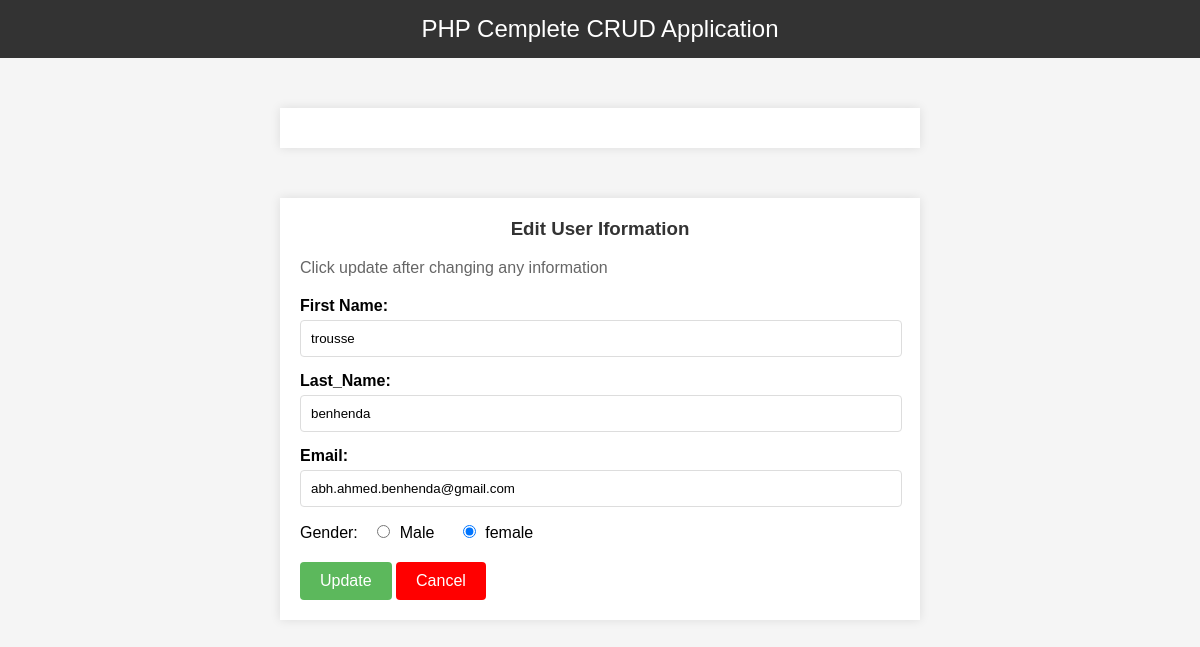
The app's page /php/edit.php?id=2 with its own data.
### tables this page shows
CREATE TABLE `crud` (
  `id` int(11) NOT NULL,
  `first_name` varchar(20) NOT NULL,
  `last_name` varchar(20) NOT NULL,
  `email` varchar(100) NOT NULL,
  `gender` varchar(100) NOT NULL
);

### php/edit.php (the view, shortened to what this page needs)
<?php
include "config.php";
?>
<!DOCTYPE html>
<html lang="en">
<head>
    <link rel="stylesheet" href="https://cdnjs.cloudflare.com/ajax/libs/font-awesome/6.6.0/css/all.min.css" />
    <link rel="stylesheet" href="../CSS/add.css">
</head>
<body>
    <nav class="navbar">
        PHP Cemplete CRUD Application
    </nav>
    <div class="container">
    </div>
    <div class="container">
        <div class="text">
            <h3>Edit User Iformation</h3>
            <p class="text-muted">Click update after changing any information</p>
        </div>
        <?php
        $id = $_GET['id'];
        $sql = "SELECT * FROM `crud` WHERE id = $id LIMIT 1";
        $result = mysqli_query($conn, $sql);
        $row = mysqli_fetch_assoc($result);
        ?>
        <div class="form">
            <form action="" method="post">
                <div class="row">
                    <div class="col">
                        <label for="" class="form-label">First Name:</label>
                        <input type="text" name="first_name" class="form-control" value="<?php echo $row ['first_name'] ?>">
                    </div>
                    <div class="col">
                        <label for="" class="form-label">Last_Name:</label>
                        <input type="text" name="last_name" class="form-control" value="<?php echo $row ['last_name'] ?>">
                    </div>
                </div>
                <div>
                <label for="" class="form-label">Email:</label>
                <input type="email" name="email" class="form-control" value="<?php echo $row ['email'] ?>">
                </div>
                <div class="form-group">
                    <label>Gender:</label>
                    <input type="radio" id="male" name="gender" class="chorm-check-input" value="male" <?php echo ($row['gender'] == 'male')? "checked": "" ?>>
                    <label for="male" class="form-input-label">Male</label>
                    <input type="radio" id="female" name="gender" class="chorm-check-input" value="female" <?php echo ($row['gender'] == 'female')? "checked": "" ?> >
                    <label for="female" class="form-input-label">female</label>
                </div>
                <div>
                    <button type="submit" class="btn" name="submit">Update</button>
                    <a href="index.php" class="cancel"> Cancel</a>
                </div>
            </form>
        </div>
    </div>
</body>
</html>

### CSS/add.css (style rules this page uses)
body { font-family: Arial, sans-serif; background-color: #f5f5f5; margin: 0; padding: 0; }
.navbar { background-color: #333; color: #fff; text-align: center; padding: 15px 0; font-size: 24px; }
.container { max-width: 600px; margin: 50px auto; background-color: #fff; padding: 20px; box-shadow: 0 0 10px rgba(0, 0, 0, 0.1); }
.text h3 { margin-top: 0; color: #333; text-align: center; }
.text p { color: #666; margin-bottom: 20px; }
.form-label { display: block; margin-bottom: 5px; font-weight: bold; }
.form-control { width: calc(100% - 20px); padding: 10px; margin-bottom: 15px; border: 1px solid #ddd; border-radius: 4px; }
.form-group { margin-bottom: 20px; }
.form-group label { display: inline-block; margin-right: 10px; }
.chorm-check-input { margin-right: 5px; }
.btn,.cancel { display: inline-block; padding: 10px 20px; color: #fff; background-color: #5cb85c; border: none; border-radius: 4px; text-decoration: none; font-size: 16px; cursor: pointer; }
a.cancel { background-color: red; }

### records on screen
crud: first_name "trousse", last_name "benhenda", email "abh.ahmed.benhenda@gmail.com", gender "☐ Male", gender "☑ female"
